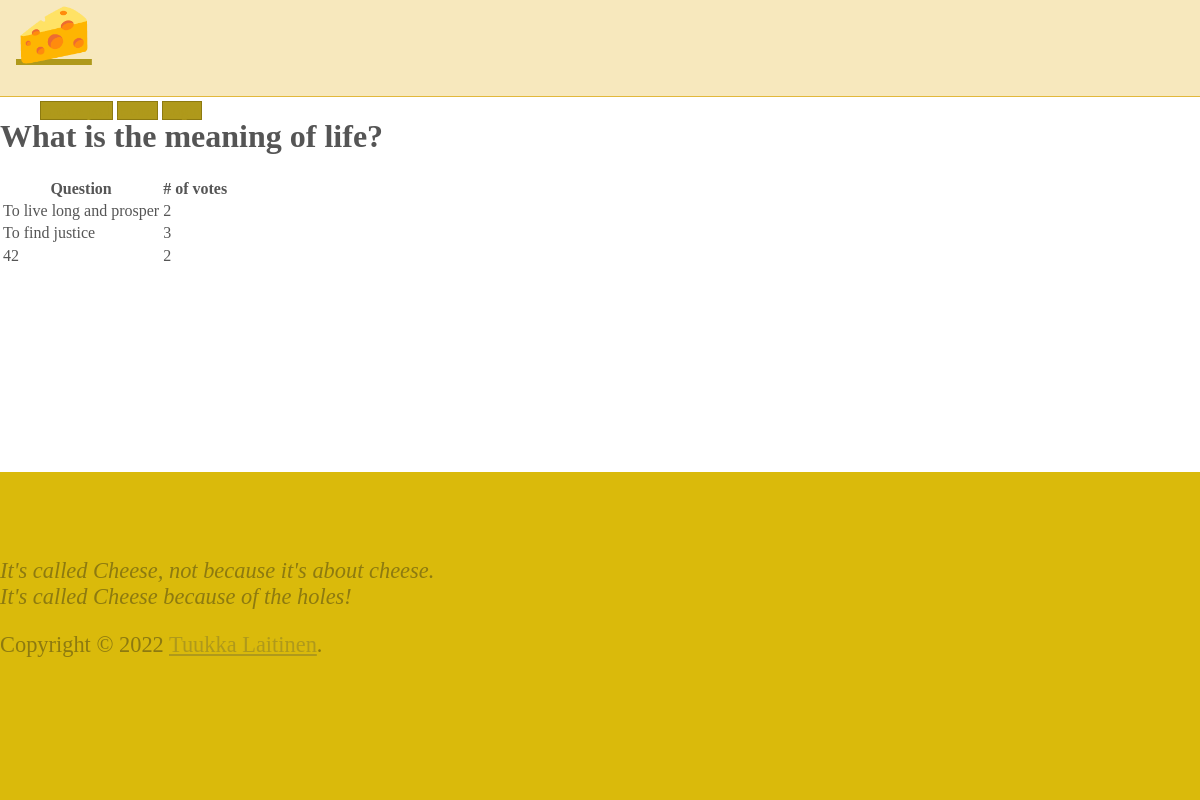
Page /2/results/ on the earlier database version.
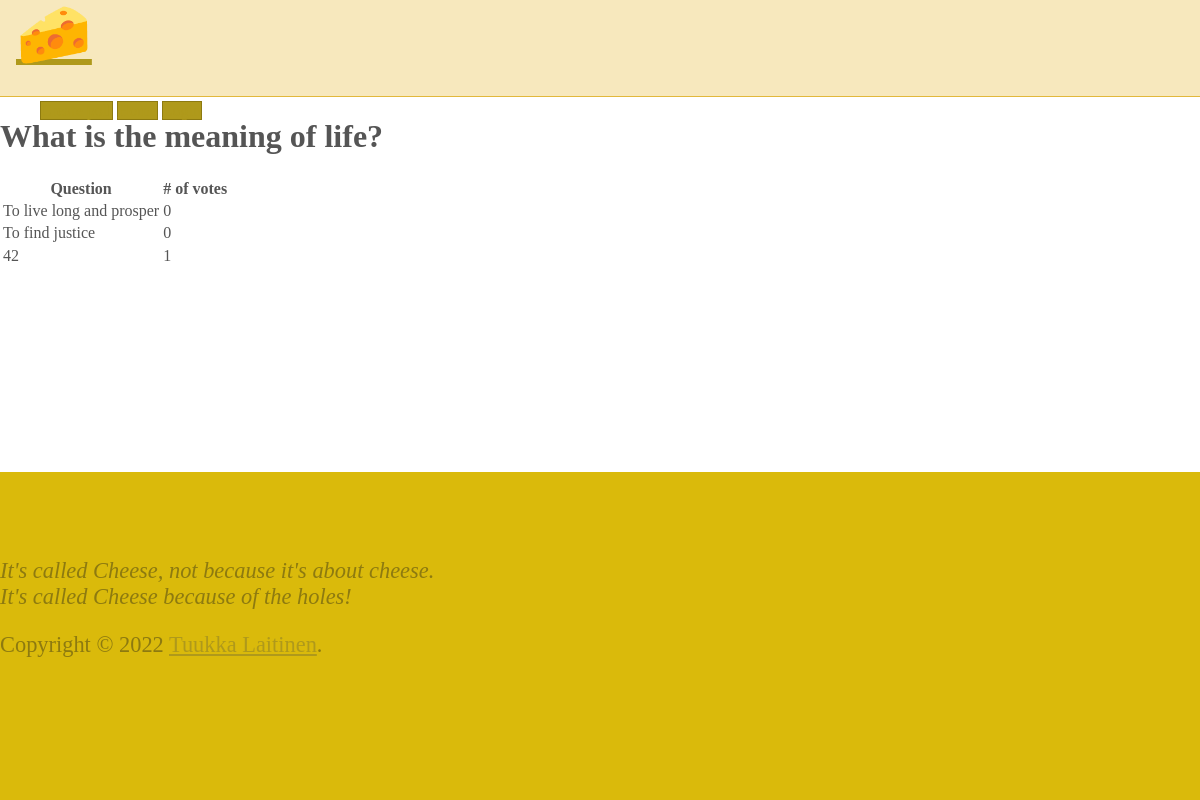
Same page on the later database version.
### polls/models.py (models this page shows, shortened)
class Question(models.Model):
	question_text = models.CharField(max_length=200)
	pub_date = models.DateTimeField('date published')
	owner = models.ForeignKey(User, on_delete=models.CASCADE)

class Choice(models.Model):
	question = models.ForeignKey(Question, on_delete=models.CASCADE)
	choice_text = models.CharField(max_length=200)
	votes = models.IntegerField(default=0)

### polls/views.py (the view)
# urls.py: path('<int:question_id>/results/', views.results, name='results'),
def results(request, question_id):
	question = get_object_or_404(Question, pk=question_id)
	return render(request, 'polls/results.html', {'question': question})

### polls/templates/polls/results.html
{% extends 'base.html' %}
{% block content %}
<h1>{{ question.question_text }}</h1>
{% if question.choice_set.count > 0 %}
<table>
    <thead>
        <tr>
            <th>Question</th>
            <th># of votes</th>
        </tr>
    </thead>
    <tbody>
    {% for choice in question.choice_set.all %}
        <tr>
            <td>{{ choice.choice_text }}</td>
            <td>{{ choice.votes }}</td>
        </tr>
    {% endfor %}
    </tbody>
</table>
{% else %}
<p>No choices for this question</p>
{% endif %}
{% endblock %}

### polls/templates/base.html (shortened to what this page needs)
{% load static %}
<!DOCTYPE html>
<html lang="en">
<head>
    <link rel="stylesheet" href="https://cdnjs.cloudflare.com/ajax/libs/normalize/8.0.1/normalize.css" />
    <link rel="stylesheet" href="https://cdnjs.cloudflare.com/ajax/libs/milligram/1.4.1/milligram.css" />
    <link rel="stylesheet" type="text/css" href="{% static 'polls/style.css' %}" />
</head>
<body>
    <nav>
        <div class="container">
            <a class="logo" href="{% url 'polls:index' %}">🧀</a>
            <ul class="navigation-list float-right">
                <li><a class="button" href="{% url 'polls:create' %}">Create poll</a></li>
                <li><a class="button" href="{% url 'polls:index' %}">Home</a></li>
                {% if user.is_authenticated %}
                <li><a class="button" href="/logout">Logout</a></li>
                {% else %}
                <li><a class="button" href="/login">Login</a></li>
                {% endif %}
            </ul>
        </div>
    </nav>
    <div class="container">
        {% block content %}{% endblock %}
    </div>
    <footer class="footer">
        <div class="container">
                <p><em>It's called Cheese, not because it's about cheese.<br/>
                    It's called Cheese because of the holes!</em></p>
            <span>Copyright © 2022 <a class="Link" href="https://github.com/tuukkalai" rel="noopener" target="_blank">Tuukka Laitinen</a>.</span>
        </div>
    </footer>
</body>
</html>

### polls/static/polls/style.css (style rules this page uses)
body { color: #555; position: relative; min-height: 100vh; }
body::after { content: ''; display: block; height: 200px; }
a { color: #af991b; }
nav { background-color: #f7e8bd; border-bottom: .1rem solid #e2b83b; height: 6rem; margin-bottom: 1rem; }
nav .logo { font-size: 3.8rem; padding-left: 1rem; }
nav .navigation-list { list-style-type: none; padding-top: 1rem; }
nav .navigation-list > li { display: inline; margin-top: 10px; }
.button, button, input[type="button"], input[type="reset"], input[type="submit"] { background-color: #af991b; border: 0.1rem solid #8d7a10; }
.footer { position: absolute; bottom: 0; height: 200px; background: #daba0b; color: #8d7a10; display: block; font-size: 1.4rem; max-width: 100%; padding: 4rem 0; width: 100%; }

Differences in the rows shown:
changed Choice "To live long and prosper": votes "2" → "0"
changed Choice "To find justice": votes "3" → "0"
changed Choice (number 3 of 3 on the later page): votes "2" → "1"
